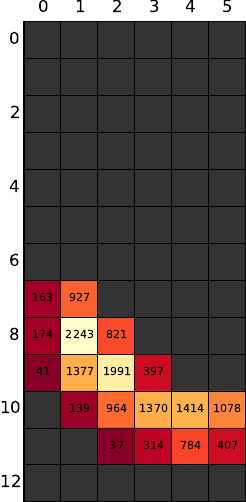

Write Python code to recreate this figure.
# -*- coding: utf-8 -*-

import os, sys
import numpy as np
import matplotlib.pyplot as plt
import cv2

# Library path
print("CWD: " + os.getcwd() )
lib_path = os.path.abspath('../../lib')
sys.path.append(lib_path)
import framemanager_python

# Load profile
profileName = os.path.abspath("teapot_handle.dsa")
frameManager = framemanager_python.FrameManagerWrapper()
frameManager.load_profile(profileName);
frameManager.set_filter_median(1, True)

numTSFrames = frameManager.get_tsframe_count();
starttime = frameManager.get_tsframe_timestamp(0)
stoptime = frameManager.get_tsframe_timestamp(numTSFrames)

frameID = 230
matrixID = 1

tsframe = np.copy( frameManager.get_tsframe(frameID, matrixID) );


# Alternative: Draw from PNG  
#tsframe = cv2.imread("img_rectangle_v_reconstructed.png", cv2.CV_LOAD_IMAGE_GRAYSCALE)


############
# Plotting
############
def show_matrix(tsframe):
    fig = plt.figure()
    ax = fig.add_subplot(111)
    colormap=plt.get_cmap('YlOrRd_r')
    colormap.set_under([0.2, 0.2, 0.2])

    width = tsframe.shape[1]; height = tsframe.shape[0]
    xs,ys = np.meshgrid(np.arange(0, width+1), np.arange(0, height+1))
    # Workaround inverted y-axis
    ax.invert_yaxis()

    # pcolormesh aligns cells on their edges, while imshow aligns them on their centers.
    ax.pcolormesh(xs-0.5, ys-0.5, tsframe, cmap=colormap, vmin=0.1, vmax=tsframe.max(),
                  shading="faceted", linestyle="dashed", linewidth=0.5, edgecolor=[0.0, 0.0, 0.0])

    # Absolute number
    for i,j in ((x,y) for x in np.arange(0, len(tsframe))
        for y in np.arange(0, len(tsframe[0]))):
            if tsframe[i][j] >= 1:
                ax.annotate(str(int(tsframe[i][j])), xy=(j,i), fontsize=8, ha='center', va='center')

    ax.set_aspect('equal')
    ax.set_xlim([-0.5, width-0.5])
    ax.set_ylim([height-0.5, -0.5])

    ax.xaxis.tick_top()
    ax.tick_params(axis='both', which='both', left='off', right='off', bottom='off', top='off', labeltop='on')
    #ax.xaxis.set_major_locator(plt.NullLocator())
    #ax.yaxis.set_major_locator(plt.NullLocator())
    plt.show()
    plotname = "plot_matrix"
    fig.savefig(plotname+".pdf", pad_inches=0, bbox_inches='tight', dpi=fig.dpi) # pdf
    #fig.savefig(plotname+".pgf", pad_inches=0, bbox_inches='tight', dpi=fig.dpi) # pgf
    
show_matrix(tsframe)
 